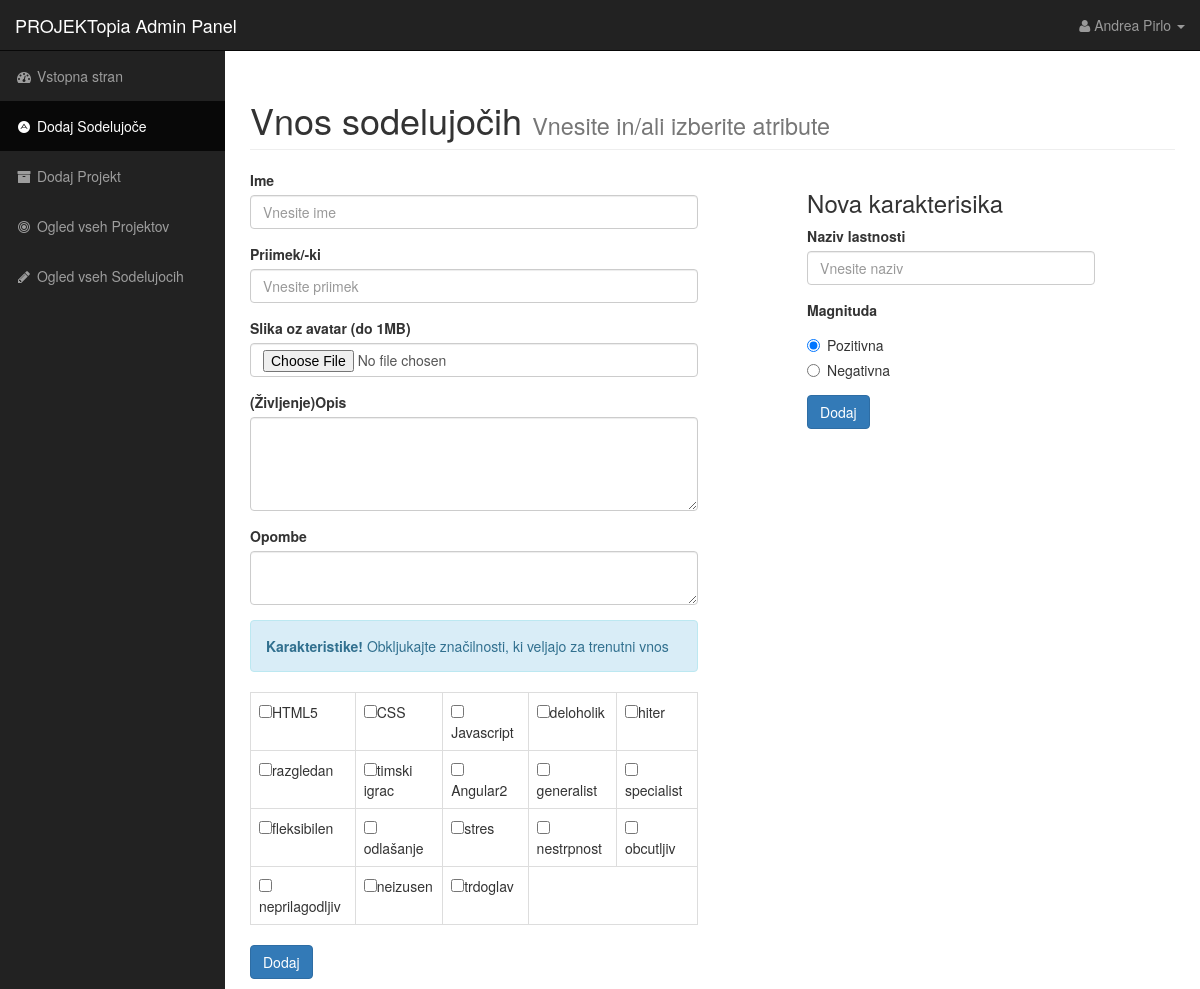
The page /admin_add_participant.php (signed in) on the database its author committed.
### tables this page shows
CREATE TABLE `karakteristike` (
  `id_karakteristike` int(11) NOT NULL AUTO_INCREMENT,
  `keyword` varchar(45) NOT NULL,
  `prednost` int(1) NOT NULL,
  PRIMARY KEY (`id_karakteristike`)
);

### admin_add_participant.php (the view, shortened to what this page needs)
<?php
mysqli_set_charset($link, "utf8");
$query1 = "SELECT * FROM projektopia.karakteristike;";
$resultSet1 = mysqli_query($link, $query1) or trigger_error("Query: $query1\n<br />MySQL Error: " . mysqli_error($link));
?>
<!DOCTYPE html>
<html lang="en">
<head>
    <link href="css/bootstrap_admin.css" rel="stylesheet">
    <link href="css/sb-admin.css" rel="stylesheet">
    <link href="font-awesome/css/font-awesome.min.css" rel="stylesheet" type="text/css">
</head>
<body>
<div id="wrapper">
    <nav class="navbar navbar-inverse navbar-fixed-top" role="navigation">
        <div class="navbar-header">
            <a class="navbar-brand" href="admin_home.php">PROJEKTopia Admin Panel</a>
        </div>
        <ul class="nav navbar-right top-nav">
            <li class="dropdown">
                <a href="#" class="dropdown-toggle" data-toggle="dropdown"><i class="fa fa-user"></i> <?php echo $_SESSION['ime']." ".$_SESSION['priimek']; ?> <b class="caret"></b></a>
            </li>
        </ul>
        <div class="collapse navbar-collapse navbar-ex1-collapse">
            <ul class="nav navbar-nav side-nav">
                <li>
                    <a href="admin_home.php"><i class="fa fa-fw fa-dashboard"></i> Vstopna stran</a>
                </li>
                <li class="active">
                    <a href="admin_add_participant.php"><i class="fa fa-fw fa-adn"></i> Dodaj Sodelujoče</a>
                </li>
                <li>
                    <a href="admin_add_projekt.php"><i class="fa fa-fw fa-archive"></i> Dodaj Projekt</a>
                </li>
                <li>
                    <a href="admin_projekti.php"><i class="fa fa-fw fa-bullseye"></i> Ogled vseh Projektov</a>
                </li>
                <li>
                    <a href="admin_sodelujoci.php"><i class="fa fa-fw fa-pencil"></i> Ogled vseh Sodelujocih</a>
                </li>
            </ul>
        </div>
    </nav>
    <div id="page-wrapper">
        <div class="container-fluid">
            <div class="row">
                <div class="col-lg-12">
                    <h1 class="page-header">
                        Vnos sodelujočih
                        <small>Vnesite in/ali izberite atribute</small>
                    </h1>
                </div>
                <div class="col-lg-6">
                    <form action="admin_add_participant.php" method="post" role="form" enctype="multipart/form-data">
                        <div class="form-group">
                            <label for="ime">Ime</label>
                            <input type="text" class="form-control" name="ime" placeholder="Vnesite ime" required maxlength="20">
                        </div>
                        <div class="form-group">
                            <label for="priimek">Priimek/-ki</label>
                            <input type="text" class="form-control" name="priimek" placeholder="Vnesite priimek" required maxlength="45">
                        </div>
                        <div class="form-group">
                            <label for="slika">Slika oz avatar (do 1MB)</label>
                            <input type="file" class="form-control" name="slika" placeholder="Izberite sliko" onchange="ValidateSingleInput(this);" required>
                        </div>
                        <div class="form-group">
                            <label for="cv">(Življenje)Opis</label>
                            <textarea class="form-control" name="cv" rows="4" required></textarea>
                        </div>
                        <div class="form-group">
                            <label for="opombe">Opombe</label>
                            <textarea class="form-control" name="opombe" rows="2"></textarea>
                        </div>
                        <div class="alert alert-info">
                            <strong>Karakteristike!</strong>
                            Obkljukajte značilnosti, ki veljajo za trenutni vnos
                        </div>
                        <div class="form-group">
                            <table class="table table-bordered table-hover">
                        <?php
                        $counter = 6;
                            while($row = $resultSet1 ->fetch_array()){
                                if($counter % 5 == 1){
                                    echo "<tr>";
                                }
                                echo "<td>";
                                echo "<input type='checkbox' value='".$row['id_karakteristike']."' name='kar[]' >".$row['keyword']."</input>";
                                echo "</td>";
                                $counter++;
                            }
                        ?>
                            </table>
                        </div>
                        <input class="btn btn-primary" type="submit" value="Dodaj" />
                    </form>
                </div>
                <div class="col-lg-1"></div>
                <div class="col-lg-4">
                    <h3>Nova karakterisika</h3>
                    <form action="admin_add_participant.php" method="post">
                    <div class="form-group">
                        <label for="naziv">Naziv lastnosti</label>
                        <input type="text" class="form-control" name="naziv" placeholder="Vnesite naziv" required>
                    </div>
                    <label for="magnituda">Magnituda</label>
                    <div class="form-group">
                        <div class="radio"> <label>
                        <input type="radio" name="radio" id="lastnost" value="1" checked/>
                            Pozitivna
                        </label></div>
                        <div class="radio"> <label>
                        <input type="radio" name="radio" id="lastnost" value="0"  />
                            Negativna
                        </label></div>
                    </div>
                        <input class="btn btn-primary" type="submit" value="Dodaj" />
                    </form>
                </div>
            </div>
        </div>
    </div>
</div>
</body>
</html>

### css/sb-admin.css (style rules this page uses)
body { margin-top: 100px; background-color: #222; }
@media (min-width:768px) { body { margin-top: 50px; } }
#wrapper { padding-left: 0; }
#page-wrapper { width: 100%; padding: 0; background-color: #fff; }
@media (min-width:768px) { #wrapper { padding-left: 225px; } }
@media (min-width:768px) { #page-wrapper { padding: 10px; } }
.top-nav { padding: 0 15px; }
.top-nav>li { display: inline-block; float: left; }
.top-nav>li>a { padding-top: 15px; padding-bottom: 15px; line-height: 20px; color: #999; }
@media (min-width:768px) { .side-nav { position: fixed; top: 51px; left: 225px; width: 225px; margin-left: -225px; border: none; border-radius: 0; overflow-y: auto; background-color: #222; bottom: 0; overflow-x: hidden; padding-bottom: 40px; } }
@media (min-width:768px) { .side-nav>li>a { width: 225px; } }

### rows shown on the page
karakteristike: keyword "HTML5"
karakteristike: keyword "CSS"
karakteristike: keyword "Javascript"
karakteristike: keyword "deloholik"
karakteristike: keyword "hiter"
karakteristike: keyword "razgledan"
karakteristike: keyword "timski igrac"
karakteristike: keyword "Angular2"
karakteristike: keyword "generalist"
karakteristike: keyword "specialist"
karakteristike: keyword "fleksibilen"
karakteristike: keyword "odlašanje"
karakteristike: keyword "stres"
karakteristike: keyword "nestrpnost"
karakteristike: keyword "obcutljiv"
karakteristike: keyword "neprilagodljiv"
karakteristike: keyword "neizusen"
karakteristike: keyword "trdoglav"

### other values the page prints
$_SESSION['ime'] "Andrea"
$_SESSION['priimek'] "Pirlo"
